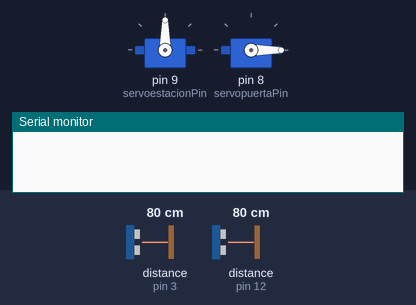
The sketch below on a simulated Arduino Uno, built with avr-gcc and run on an emulated ATmega328P. On the bench: 2 × servo, the last lines printed to the serial monitor. Inputs (shaded band) come from the test bench; at power-on: distance to the obstacle (sensors on pin 3, pin 12) 80 cm. The echo pulse lasts 58.3 µs per cm.

Above: at 1.2 s.
1.3 s: distance to the obstacle (sensor on pin 3) set to 11 cm
3.2 s: distance to the obstacle (sensor on pin 3) set to 8 cm
At 4.05 s:
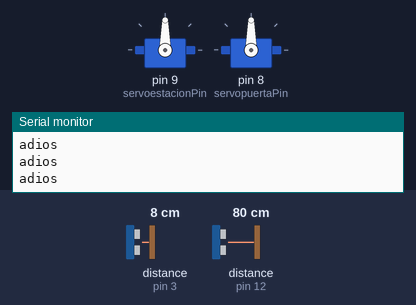
At 4.45 s:
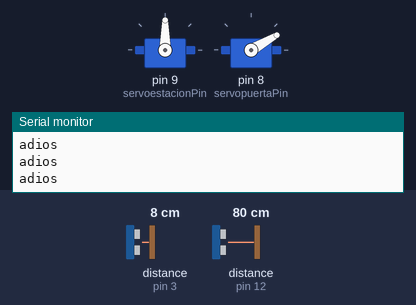
6.2 s: distance to the obstacle (sensor on pin 12) set to 11 cm
8.3 s: distance to the obstacle (sensor on pin 12) set to 8 cm
At 11.0 s:
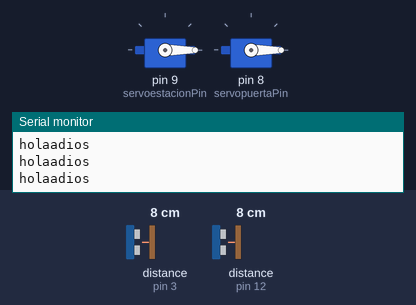
Timing chart, 0 to 12.3 s (numbered marks = the images above; inputs shaded):
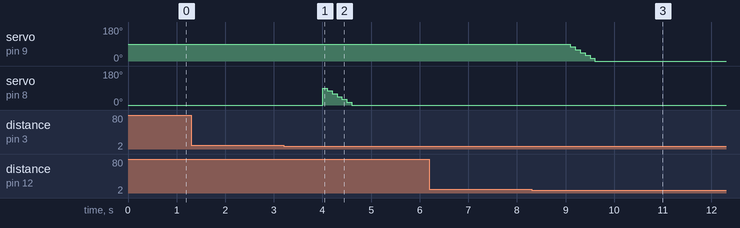

Measured:
- the behaviour switches between 10 and 9 cm on distance to the obstacle (sensor on pin 3) (found by bisection; images 0 and 1)
- the behaviour switches between 10 and 9 cm on distance to the obstacle (sensor on pin 12) (found by bisection; images 2 and 3)
- after the input at 1.3 s, every drawn part: stays the same
- after the input at 3.2 s, servo on pin 8 (servopuertaPin): 0° → 90° after 0.80 s, → 75° 0.10 s later, → 60° 0.10 s later, → 45° 0.10 s later, … (7 changes in this stretch)
- after the input at 8.3 s, servo on pin 9 (servoestacionPin): moves from 90° to 0° over 0.50 s, starting after 0.80 s

The sketch:

Puertas.ino
```cpp
//================================================
// Librerias
//================================================
#include <NewPing.h>
#include <pt.h>
#include <Servo.h>

//================================================
// PINES
//================================================
#define servopuertaPin 8
#define servoestacionPin 9

//=============================================================
// PROXIMETRO 1
//==============================================================
#define trigEstacionPin 13 //AMARRILLO
#define echoEstacionPin 12 // MORADO

//=============================================================
// PROXIMETRO 2
//==============================================================
#define trigPuertaPin 4
#define echoPuertaPin 3

//================================================
// VARIABLES GLOBALES
//================================================
#define MAX_DISTANCE  200

Servo servoMotorEstacion;
Servo servoMotorPuerta;

NewPing sonarEstacionamiento(trigEstacionPin, echoEstacionPin, MAX_DISTANCE);
NewPing sonarPuerta(trigPuertaPin, echoPuertaPin, MAX_DISTANCE);

bool HabilitarEstacion = false, habilitoEstacion = false, HabilitarPuerta = false, habilitoPuerta = false;
int iE = 0, kE = 0, iP = 0, kP = 0;

//================================================
// HILOS EN EL PROGRAMA
//================================================
struct pt ProximetroEstacionamiento;
struct pt ServoMotorEstacionamiento;

struct pt ProximetroPuertaPrincipal;
struct pt ServoMotorPuertaPrincipal;

void setup() {
  Serial.begin(9600);

  PT_INIT(&ServoMotorEstacionamiento);
  PT_INIT(&ProximetroEstacionamiento);

  PT_INIT(&ServoMotorPuertaPrincipal);
  PT_INIT(&ProximetroPuertaPrincipal);

  servoMotorEstacion.attach(servoestacionPin);
  servoMotorPuerta.attach(servopuertaPin);

  pinMode(trigEstacionPin, OUTPUT);
  pinMode(echoEstacionPin, INPUT);

  pinMode(trigPuertaPin, OUTPUT);
  pinMode(echoEstacionPin, INPUT);

  servoMotorEstacion.write(90);
  servoMotorPuerta.write(0);
}

void loop() {
  fun_ProximetroEstacionamiento(&ProximetroEstacionamiento);
  fun_ProximetroPuerta(&ProximetroPuertaPrincipal);
  fun_ServoEstacionamiento(&ServoMotorEstacionamiento);
  fun_ServoPuerta(&ServoMotorPuertaPrincipal);
}

void fun_ProximetroEstacionamiento(struct pt *pt) {
  PT_BEGIN(pt);
  static long t = 0;
  do {
    t = millis(); PT_WAIT_WHILE(pt, (millis() - t) < 50);
    long distanciaE = sonarEstacionamiento.ping_cm();
    if ( distanciaE < 10 && distanciaE != 0) {
      HabilitarEstacion = true;
      Serial.print("hola");
    } else {
      HabilitarEstacion = false;
    }
  } while (true);
  PT_END(pt);
}

void fun_ProximetroPuerta(struct pt *pt) {
  PT_BEGIN(pt);
  static long t = 0;
  do {
    t = millis(); PT_WAIT_WHILE(pt, (millis() - t) < 50);
    long distanciaP = sonarPuerta.ping_cm();
    if ( distanciaP < 10 && distanciaP != 0) {
      HabilitarPuerta = true;
      Serial.println("adios");
    } else {
      HabilitarPuerta = false;
    }
  } while (true);
  PT_END(pt);
}

void fun_ServoEstacionamiento(struct pt *pt) {
  PT_BEGIN(pt);
  static long t = 0;
  do {
    if (HabilitarEstacion == true && habilitoEstacion == false) {
      for (iE = 90; iE >= 0 ; iE -= 15) {
        servoMotorEstacion.write(iE);
        t = millis(); PT_WAIT_WHILE(pt, (millis() - t) < 100);
      }
      habilitoEstacion = true;
    } else if (HabilitarEstacion == false && habilitoEstacion == true) {
      t = millis(); PT_WAIT_WHILE(pt, (millis() - t) < 5000);
      for (kE = 0; kE <= 90 ; kE += 15) {
        servoMotorEstacion.write(kE);
        t = millis(); PT_WAIT_WHILE(pt, (millis() -  t) < 100);
      }
      habilitoEstacion = false;
    }
    t = millis(); PT_WAIT_WHILE(pt, (millis() - t) < 1000);
  } while (true);
  PT_END(pt);
}

void fun_ServoPuerta(struct pt *pt) {
  PT_BEGIN(pt);
  static long t = 0;
  do {
    if (HabilitarPuerta == true && habilitoPuerta == false) {
      for (iP = 90; iP >= 0 ; iP -= 15) {
        servoMotorPuerta.write(iP);
        t = millis(); PT_WAIT_WHILE(pt, (millis() - t) < 100);
      }
      habilitoPuerta = true;
    } else if (HabilitarPuerta == false && habilitoPuerta == true) {
      t = millis(); PT_WAIT_WHILE(pt, (millis() - t) < 5000);
      for (kP = 0; kP <= 90 ; kP += 15) {
        servoMotorPuerta.write(kP);
        t = millis(); PT_WAIT_WHILE(pt, (millis() - t) < 100);
      }
      habilitoPuerta = false;
    }
    t = millis(); PT_WAIT_WHILE(pt, (millis() - t) < 1000);
  } while (true);
  PT_END(pt);
}
```
